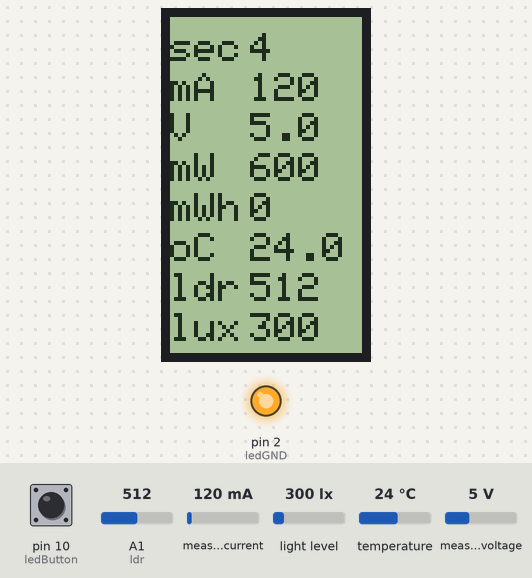
This sketch was run on a simulated Arduino Uno, built with avr-gcc and run on an emulated ATmega328P. On the bench: 48×84 one-colour display, output pins drawn as LEDs (lit = HIGH). The test bench sets the inputs (shaded band); at power-on: measured current 120 mA, temperature 24 °C, A1 (ldr) = 512, light level 300 lx, pin 10 (ledButton) HIGH, measured voltage 5 V. What the sketch prints to the serial monitor is not drawn.

Above: at 5.9 s.
6.0 s: measured current set to 40 mA
At 7.6 s:
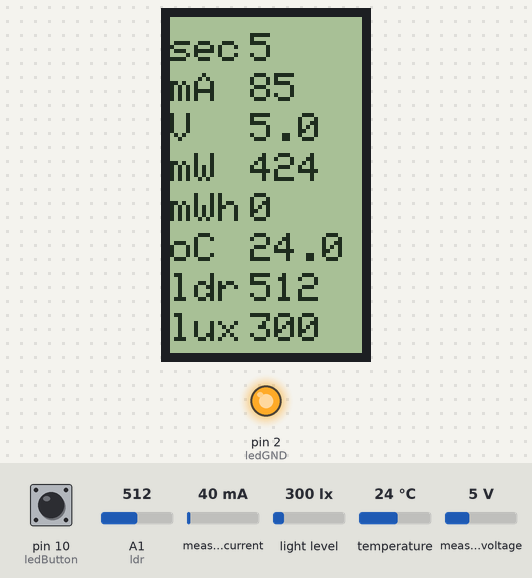
10.8 s: temperature set to 12 °C
At 12.8 s:
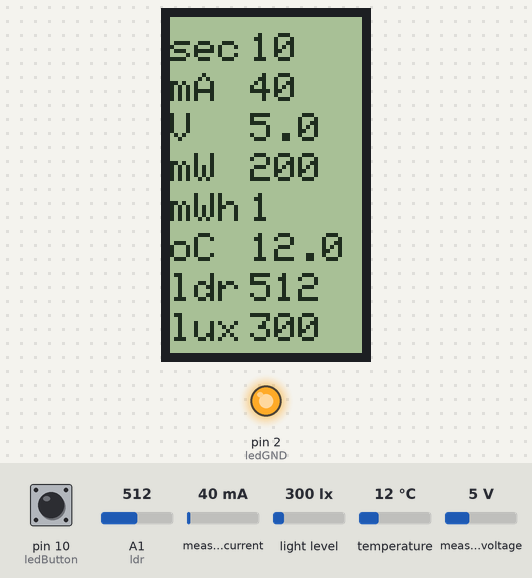
14.6 s: A1 (ldr) set to 716
At 16.4 s:
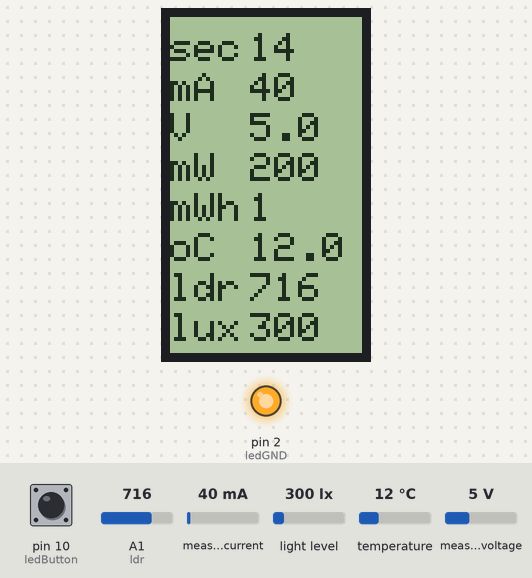
18.4 s: light level set to 40 lx
At 20.6 s:
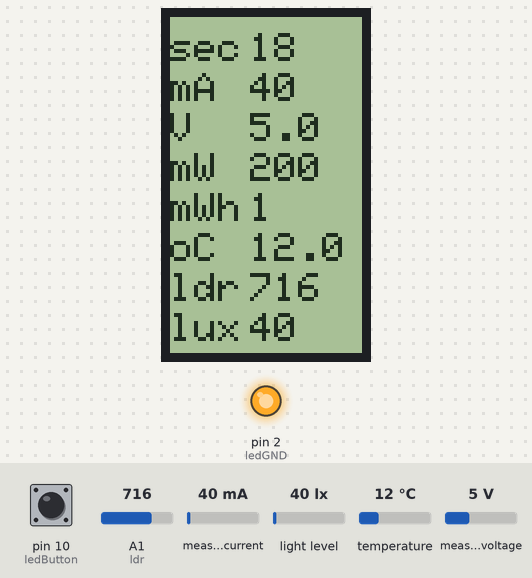
22.3 s: pin 10 (ledButton) pulled LOW for 3.2 s
At 24.4 s:
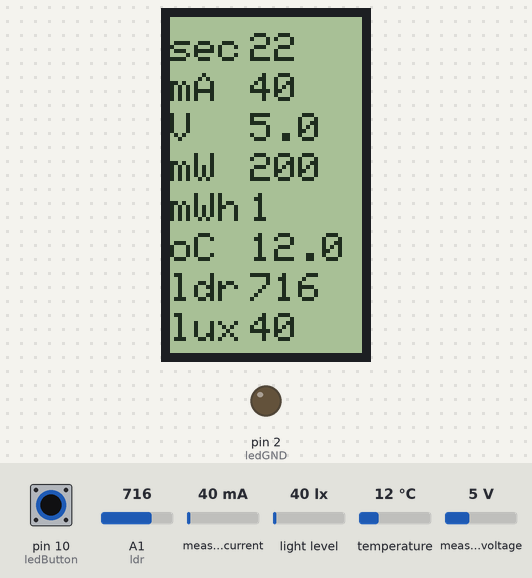
27.0 s: measured voltage set to 0.3 V
At 27.8 s:
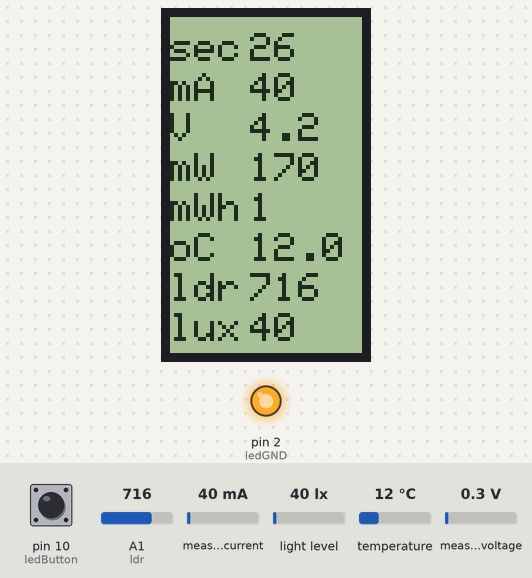
Timing chart, 0 to 30.0 s (numbered marks = the images above; inputs shaded):
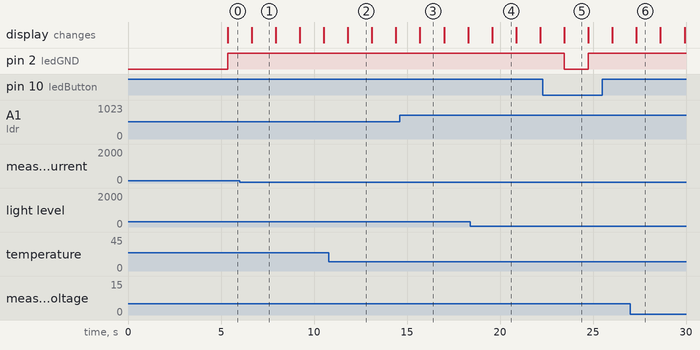

The sketch:

powermeter_may10d.ino
```cpp
/*
 * based on Adafruit_PCD8544.h, INA219 libraries
 * NOKIA b&w LCD screeen 5110
 * INA219 current sensor
 * TSL2561 luminosity sensor
 * photoresistor
 * 18B20 temperature sensor
 * By Binh Nguyen, May 10, 2018
 */


#include <SPI.h>
#include <Adafruit_GFX.h>
#include <Adafruit_PCD8544.h>
#include <Wire.h>
#include <Adafruit_INA219.h>
#include <Adafruit_Sensor.h>
#include <Adafruit_TSL2561_U.h>
#include <OneWire.h>
#include <DallasTemperature.h>

#define ldr A1
#define TEMP_BUS 9
#define ledButton 10
#define ledGND 2
#define samplingFreq  50
int interval = 0;
unsigned long currentSecond = 0;


OneWire temp(TEMP_BUS);
DallasTemperature t_sensor(&temp);

// Software SPI (slower updates, more flexible pin options):
// pin 4 - Serial clock out (SCLK) pin 13 if hardware SPI used
// pin 5  - Serial data out (DIN)  pin 11 if hardware SPI used
// pin 6  - Data/Command select (D/C)
// pin 7 - LCD chip select (CS)
// pin 8- LCD reset (RST)
Adafruit_PCD8544 display = Adafruit_PCD8544(4, 5, 6, 7, 8);  //Adafruit_PCD8544(5, 4, 3);

Adafruit_INA219 ina219;

unsigned long previousSecond = 0;
float current_mA = 0;
float loadvoltage = 0;
float current_avg;
float voltage_avg;
float energy = 0;
byte id;

Adafruit_TSL2561_Unified tsl = Adafruit_TSL2561_Unified(TSL2561_ADDR_FLOAT, 12345);
uint16_t luxValue = 0;
int ldrValue = 0;
float tempValue = 0;
bool ledStatus = false;


void setup() {
  Serial.begin(115200);
  Serial.println("Starting...");
  pinMode(ldr, INPUT);
  pinMode(ledButton, INPUT_PULLUP);
  pinMode(ledGND, OUTPUT);
  Wire.begin();
  tsl.begin();
  tsl.enableAutoRange(true);
  tsl.setIntegrationTime(TSL2561_INTEGRATIONTIME_13MS);
  ina219.begin();
  t_sensor.begin();
  t_sensor.setResolution(9);

  display.begin();
  display.setContrast(50);
  display.setRotation(1);
  display.clearDisplay();

  display.setTextSize(1);
  display.setTextColor(BLACK);
  display.setCursor(0,0);
  display.println("Start...");
  display.display();
  delay(2000);
  interval = 1000/samplingFreq;

  String header =  "";
  header = String("sec") + "," +"V" + "," + "mA" + "," + "mW" \
    + "," + "-" + "," + "lux" +  "," + "oC";
  Serial.println(header);
  delay(2000);
}

void loop() {
  currentSecond = millis()/1000;
  current_avg = 0;
  voltage_avg = 0;

  ina219reads();
  sensors_event_t event;
  tsl.getEvent(&event);
  luxValue = event.light;
  t_sensor.requestTemperatures();
  tempValue = t_sensor.getTempCByIndex(0);
  ldrValue = analogRead(ldr);

  displaydata();

  if (digitalRead(ledButton) == 0) {
    ledStatus = !ledStatus;
  }

  if (ledStatus){
    digitalWrite(ledGND, LOW);
  } else digitalWrite(ledGND, HIGH);

  if (currentSecond - previousSecond >= 10)  {
    previousSecond = currentSecond;
    String buff  = String(currentSecond) + "," + String(voltage_avg) + "," \
    + String(current_avg) + "," + String(energy) +"," + String(ldrValue) + "," \
    + String(luxValue) + "," + String(tempValue);
    Serial.println(buff);
    buff = "";
  }
}

void displaydata() {
  display.clearDisplay();
  display.setTextColor(BLACK);
  display.setTextSize(1);
  display.setCursor(0, 4);
  timeConvert(currentSecond);
  display.setCursor(0, 14);
  display.print("mA");
  display.setCursor(20, 14);
  display.print(current_avg, 0);
  display.setCursor(0, 24);
  display.print("V");
  display.setCursor(20, 24);
  display.print(voltage_avg, 1);
  display.setCursor(0, 34);
  display.print("mW");
  display.setCursor(20, 34);
  display.print(voltage_avg * current_avg, 0);
  display.setCursor(0, 44);
  display.print("mWh");
  display.setCursor(20, 44);
  display.print(energy, 0);
  display.setCursor(0, 54);
  display.print("oC");
  display.setCursor(20, 54);
  display.print(tempValue,1);
  display.setCursor(0, 64);
  display.print("ldr");
  display.setCursor(20, 64);
  display.print(ldrValue);
  display.setCursor(0, 74);
  display.print("lux");
  display.setCursor(20, 74);
  display.print(luxValue);

  display.display();
}

void ina219reads(){
  for (int i=0; i<samplingFreq; i++){
    float current_mA = ina219.getCurrent_mA();
//    float loadvoltage = ina219.getBusVoltage_V() + (ina219.getShuntVoltage_mV() / 1000);
    float loadvoltage = ina219.getBusVoltage_V();
    energy += loadvoltage * current_mA *interval/1000/ 3600;
    current_avg += current_mA;
    voltage_avg += loadvoltage;
    delay(interval);
    }
    current_avg /=samplingFreq;
    voltage_avg /=samplingFreq;
  }

 void timeConvert(unsigned long currentSecond){
  if (currentSecond < 3600){
    display.print("sec");
    display.setCursor(20, 4);
    display.print(round(currentSecond));
  } else if ((currentSecond >= 3600) && (currentSecond >= 3600L*12)) {
    display.print("min");
    display.setCursor(20, 4);
    display.print(currentSecond/60, 1);
  } else {
    display.print("hr");
    display.setCursor(20, 4);
    display.print(currentSecond/3600, 1);
  }
 }
```

Measured:
- after the input at 22.3 s, pin 2 (ledGND): HIGH → LOW after 1.2 s, → HIGH 1.3 s later
- what the display in image 1 shows lasts 1.3 s, from 6.6 s to 7.9 s
